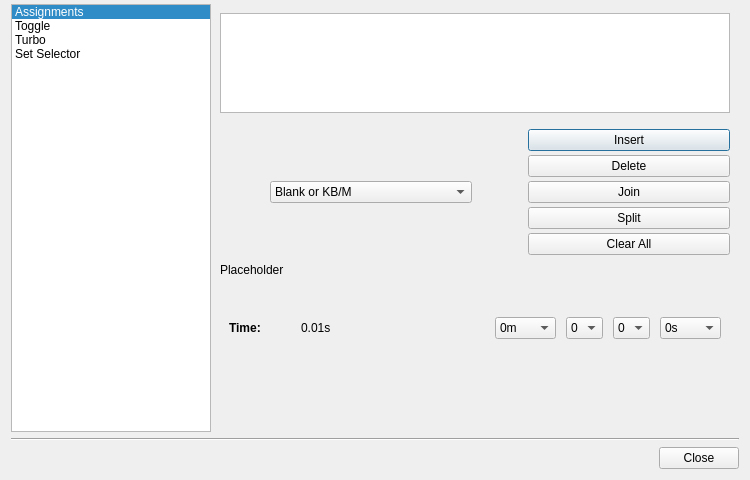
<?xml version="1.0" encoding="UTF-8"?>
<ui version="4.0">
 <class>AdvanceButtonDialog</class>
 <widget class="QDialog" name="AdvanceButtonDialog">
  <property name="windowModality">
   <enum>Qt::NonModal</enum>
  </property>
  <property name="geometry">
   <rect>
    <x>0</x>
    <y>0</y>
    <width>750</width>
    <height>480</height>
   </rect>
  </property>
  <property name="sizePolicy">
   <sizepolicy hsizetype="Preferred" vsizetype="Preferred">
    <horstretch>0</horstretch>
    <verstretch>0</verstretch>
   </sizepolicy>
  </property>
  <property name="minimumSize">
   <size>
    <width>750</width>
    <height>480</height>
   </size>
  </property>
  <property name="windowTitle">
   <string>Advanced</string>
  </property>
  <property name="styleSheet">
   <string notr="true"/>
  </property>
  <property name="modal">
   <bool>false</bool>
  </property>
  <layout class="QVBoxLayout" name="verticalLayout">
   <property name="spacing">
    <number>6</number>
   </property>
   <property name="topMargin">
    <number>4</number>
   </property>
   <item>
    <layout class="QHBoxLayout" name="horizontalLayout" stretch="0,0">
     <property name="spacing">
      <number>0</number>
     </property>
     <item>
      <widget class="QListWidget" name="listWidget">
       <property name="enabled">
        <bool>true</bool>
       </property>
       <property name="sizePolicy">
        <sizepolicy hsizetype="Fixed" vsizetype="Expanding">
         <horstretch>0</horstretch>
         <verstretch>0</verstretch>
        </sizepolicy>
       </property>
       <property name="maximumSize">
        <size>
         <width>200</width>
         <height>16777215</height>
        </size>
       </property>
       <property name="currentRow">
        <number>0</number>
       </property>
       <item>
        <property name="text">
         <string>Assignments</string>
        </property>
       </item>
       <item>
        <property name="text">
         <string>Toggle</string>
        </property>
       </item>
       <item>
        <property name="text">
         <string>Turbo</string>
        </property>
       </item>
       <item>
        <property name="text">
         <string>Set Selector</string>
        </property>
       </item>
      </widget>
     </item>
     <item>
      <widget class="QStackedWidget" name="stackedWidget">
       <property name="sizePolicy">
        <sizepolicy hsizetype="Expanding" vsizetype="Preferred">
         <horstretch>0</horstretch>
         <verstretch>0</verstretch>
        </sizepolicy>
       </property>
       <property name="currentIndex">
        <number>0</number>
       </property>
       <widget class="QWidget" name="page">
        <layout class="QVBoxLayout" name="verticalLayout_9">
         <item>
          <widget class="SlotItemListWidget" name="slotListWidget">
           <property name="sizePolicy">
            <sizepolicy hsizetype="Expanding" vsizetype="Fixed">
             <horstretch>0</horstretch>
             <verstretch>0</verstretch>
            </sizepolicy>
           </property>
           <property name="minimumSize">
            <size>
             <width>0</width>
             <height>100</height>
            </size>
           </property>
           <property name="maximumSize">
            <size>
             <width>16777215</width>
             <height>100</height>
            </size>
           </property>
           <property name="autoFillBackground">
            <bool>false</bool>
           </property>
           <property name="frameShape">
            <enum>QFrame::StyledPanel</enum>
           </property>
           <property name="frameShadow">
            <enum>QFrame::Sunken</enum>
           </property>
           <property name="lineWidth">
            <number>1</number>
           </property>
           <property name="midLineWidth">
            <number>0</number>
           </property>
           <property name="verticalScrollBarPolicy">
            <enum>Qt::ScrollBarAlwaysOff</enum>
           </property>
           <property name="selectionMode">
            <enum>QAbstractItemView::ExtendedSelection</enum>
           </property>
           <property name="flow">
            <enum>QListView::LeftToRight</enum>
           </property>
           <property name="spacing">
            <number>0</number>
           </property>
           <property name="viewMode">
            <enum>QListView::ListMode</enum>
           </property>
           <property name="selectionRectVisible">
            <bool>false</bool>
           </property>
          </widget>
         </item>
         <item>
          <spacer name="verticalSpacer_5">
           <property name="orientation">
            <enum>Qt::Vertical</enum>
           </property>
           <property name="sizeType">
            <enum>QSizePolicy::Fixed</enum>
           </property>
           <property name="sizeHint" stdset="0">
            <size>
             <width>20</width>
             <height>10</height>
            </size>
           </property>
          </spacer>
         </item>
         <item>
          <layout class="QHBoxLayout" name="horizontalLayout_5" stretch="0,0,0,0">
           <property name="bottomMargin">
            <number>0</number>
           </property>
           <item>
            <spacer name="horizontalSpacer">
             <property name="orientation">
              <enum>Qt::Horizontal</enum>
             </property>
             <property name="sizeType">
              <enum>QSizePolicy::Fixed</enum>
             </property>
             <property name="sizeHint" stdset="0">
              <size>
               <width>50</width>
               <height>20</height>
              </size>
             </property>
            </spacer>
           </item>
           <item>
            <widget class="QComboBox" name="slotTypeComboBox">
             <item>
              <property name="text">
               <string>Blank or KB/M</string>
              </property>
             </item>
             <item>
              <property name="text">
               <string>Cycle</string>
              </property>
             </item>
             <item>
              <property name="text">
               <string>Delay</string>
              </property>
             </item>
             <item>
              <property name="text">
               <string>Distance</string>
              </property>
             </item>
             <item>
              <property name="text">
               <string>Execute</string>
              </property>
             </item>
             <item>
              <property name="text">
               <string>Hold</string>
              </property>
             </item>
             <item>
              <property name="text">
               <string>Load</string>
              </property>
             </item>
             <item>
              <property name="text">
               <string>Mouse Mod</string>
              </property>
             </item>
             <item>
              <property name="text">
               <string>Pause</string>
              </property>
             </item>
             <item>
              <property name="text">
               <string>Press Time</string>
              </property>
             </item>
             <item>
              <property name="text">
               <string>Release</string>
              </property>
             </item>
             <item>
              <property name="text">
               <string>Set Change</string>
              </property>
             </item>
             <item>
              <property name="text">
               <string>Text Entry</string>
              </property>
             </item>
            </widget>
           </item>
           <item>
            <spacer name="horizontalSpacer_2">
             <property name="orientation">
              <enum>Qt::Horizontal</enum>
             </property>
             <property name="sizeType">
              <enum>QSizePolicy::Fixed</enum>
             </property>
             <property name="sizeHint" stdset="0">
              <size>
               <width>50</width>
               <height>20</height>
              </size>
             </property>
            </spacer>
           </item>
           <item>
            <layout class="QVBoxLayout" name="verticalLayout_2">
             <property name="spacing">
              <number>4</number>
             </property>
             <item>
              <widget class="QPushButton" name="insertSlotButton">
               <property name="minimumSize">
                <size>
                 <width>0</width>
                 <height>20</height>
                </size>
               </property>
               <property name="toolTip">
                <string>Insert a new blank slot.</string>
               </property>
               <property name="text">
                <string>Insert</string>
               </property>
               <property name="icon">
                <iconset>
                 <normaloff>.</normaloff>.</iconset>
               </property>
              </widget>
             </item>
             <item>
              <widget class="QPushButton" name="deleteSlotButton">
               <property name="minimumSize">
                <size>
                 <width>0</width>
                 <height>20</height>
                </size>
               </property>
               <property name="toolTip">
                <string>Delete a slot.</string>
               </property>
               <property name="text">
                <string>Delete</string>
               </property>
               <property name="icon">
                <iconset>
                 <normaloff>.</normaloff>.</iconset>
               </property>
              </widget>
             </item>
             <item>
              <widget class="QPushButton" name="joinSlotButton">
               <property name="minimumSize">
                <size>
                 <width>0</width>
                 <height>20</height>
                </size>
               </property>
               <property name="text">
                <string>Join</string>
               </property>
               <property name="icon">
                <iconset resource="../resources.qrc">
                 <normaloff>:/images/actions/join_slots.png</normaloff>:/images/actions/join_slots.png</iconset>
               </property>
              </widget>
             </item>
             <item>
              <widget class="QPushButton" name="splitSlotButton">
               <property name="minimumSize">
                <size>
                 <width>0</width>
                 <height>20</height>
                </size>
               </property>
               <property name="text">
                <string>Split</string>
               </property>
               <property name="icon">
                <iconset resource="../resources.qrc">
                 <normaloff>:/images/actions/split_slot.png</normaloff>:/images/actions/split_slot.png</iconset>
               </property>
              </widget>
             </item>
             <item>
              <widget class="QPushButton" name="clearAllPushButton">
               <property name="minimumSize">
                <size>
                 <width>0</width>
                 <height>20</height>
                </size>
               </property>
               <property name="toolTip">
                <string>Clear all currently assigned slots.</string>
               </property>
               <property name="text">
                <string>Clear All</string>
               </property>
               <property name="icon">
                <iconset>
                 <normaloff>.</normaloff>.</iconset>
               </property>
              </widget>
             </item>
            </layout>
           </item>
          </layout>
         </item>
         <item>
          <spacer name="verticalSpacer_2">
           <property name="orientation">
            <enum>Qt::Vertical</enum>
           </property>
           <property name="sizeType">
            <enum>QSizePolicy::Fixed</enum>
           </property>
           <property name="sizeHint" stdset="0">
            <size>
             <width>20</width>
             <height>2</height>
            </size>
           </property>
          </spacer>
         </item>
         <item>
          <widget class="QLabel" name="slotTypeHelpLabel">
           <property name="text">
            <string>Placeholder</string>
           </property>
           <property name="wordWrap">
            <bool>true</bool>
           </property>
          </widget>
         </item>
         <item>
          <widget class="QStackedWidget" name="slotControlsStackedWidget">
           <property name="currentIndex">
            <number>0</number>
           </property>
           <widget class="QWidget" name="timePage">
            <layout class="QVBoxLayout" name="verticalLayout_12">
             <item>
              <spacer name="verticalSpacer_7">
               <property name="orientation">
                <enum>Qt::Vertical</enum>
               </property>
               <property name="sizeType">
                <enum>QSizePolicy::Fixed</enum>
               </property>
               <property name="sizeHint" stdset="0">
                <size>
                 <width>20</width>
                 <height>20</height>
                </size>
               </property>
              </spacer>
             </item>
             <item>
              <layout class="QHBoxLayout" name="horizontalLayout_2">
               <property name="spacing">
                <number>40</number>
               </property>
               <item>
                <layout class="QHBoxLayout" name="horizontalLayout_9">
                 <item>
                  <widget class="QLabel" name="label_5">
                   <property name="sizePolicy">
                    <sizepolicy hsizetype="Fixed" vsizetype="Preferred">
                     <horstretch>0</horstretch>
                     <verstretch>0</verstretch>
                    </sizepolicy>
                   </property>
                   <property name="font">
                    <font>
                     <weight>75</weight>
                     <bold>false</bold>
                    </font>
                   </property>
                   <property name="toolTip">
                    <string>Specify the duration of an inserted Pause or Hold slot.</string>
                   </property>
                   <property name="text">
                    <string>Time:</string>
                   </property>
                  </widget>
                 </item>
                 <item>
                  <widget class="QLabel" name="actionTimeLabel">
                   <property name="font">
                    <font>
                     <weight>50</weight>
                     <bold>false</bold>
                    </font>
                   </property>
                   <property name="text">
                    <string>0.01s</string>
                   </property>
                  </widget>
                 </item>
                </layout>
               </item>
               <item>
                <layout class="QHBoxLayout" name="horizontalLayout_10">
                 <property name="spacing">
                  <number>10</number>
                 </property>
                 <item>
                  <widget class="QComboBox" name="actionMinutesComboBox">
                   <item>
                    <property name="text">
                     <string>0m</string>
                    </property>
                   </item>
                  </widget>
                 </item>
                 <item>
                  <widget class="QComboBox" name="actionSecondsComboBox">
                   <property name="sizePolicy">
                    <sizepolicy hsizetype="Fixed" vsizetype="Fixed">
                     <horstretch>0</horstretch>
                     <verstretch>0</verstretch>
                    </sizepolicy>
                   </property>
                   <property name="minimumSize">
                    <size>
                     <width>0</width>
                     <height>0</height>
                    </size>
                   </property>
                   <property name="maxVisibleItems">
                    <number>11</number>
                   </property>
                   <item>
                    <property name="text">
                     <string>0</string>
                    </property>
                   </item>
                  </widget>
                 </item>
                 <item>
                  <widget class="QComboBox" name="actionTenthsComboBox">
                   <property name="sizePolicy">
                    <sizepolicy hsizetype="Fixed" vsizetype="Fixed">
                     <horstretch>0</horstretch>
                     <verstretch>0</verstretch>
                    </sizepolicy>
                   </property>
                   <property name="minimumSize">
                    <size>
                     <width>0</width>
                     <height>0</height>
                    </size>
                   </property>
                   <property name="currentIndex">
                    <number>0</number>
                   </property>
                   <item>
                    <property name="text">
                     <string>0</string>
                    </property>
                   </item>
                  </widget>
                 </item>
                 <item>
                  <widget class="QComboBox" name="actionHundredthsComboBox">
                   <item>
                    <property name="text">
                     <string>0s</string>
                    </property>
                   </item>
                  </widget>
                 </item>
                </layout>
               </item>
              </layout>
             </item>
            </layout>
           </widget>
           <widget class="QWidget" name="mouseModPage">
            <layout class="QVBoxLayout" name="verticalLayout_11">
             <item>
              <layout class="QHBoxLayout" name="horizontalLayout_6">
               <item>
                <widget class="QLabel" name="label_8">
                 <property name="font">
                  <font>
                   <weight>75</weight>
                   <bold>false</bold>
                  </font>
                 </property>
                 <property name="toolTip">
                  <string/>
                 </property>
                 <property name="text">
                  <string>&amp;Mouse Speed Mod:</string>
                 </property>
                 <property name="buddy">
                  <cstring>mouseSpeedModSpinBox</cstring>
                 </property>
                </widget>
               </item>
               <item>
                <widget class="QSpinBox" name="mouseSpeedModSpinBox">
                 <property name="minimumSize">
                  <size>
                   <width>81</width>
                   <height>0</height>
                  </size>
                 </property>
                 <property name="toolTip">
                  <string>Set the percentage that mouse speeds will be modified by.</string>
                 </property>
                 <property name="suffix">
                  <string>%</string>
                 </property>
                 <property name="minimum">
                  <number>1</number>
                 </property>
                 <property name="maximum">
                  <number>400</number>
                 </property>
                 <property name="singleStep">
                  <number>1</number>
                 </property>
                 <property name="value">
                  <number>100</number>
                 </property>
                </widget>
               </item>
              </layout>
             </item>
            </layout>
           </widget>
           <widget class="QWidget" name="distancePage">
            <layout class="QVBoxLayout" name="verticalLayout_13">
             <item>
              <layout class="QHBoxLayout" name="horizontalLayout_11">
               <property name="spacing">
                <number>20</number>
               </property>
               <item>
                <widget class="QLabel" name="label_6">
                 <property name="font">
                  <font>
                   <weight>75</weight>
                   <bold>false</bold>
                  </font>
                 </property>
                 <property name="toolTip">
                  <string>Specify the range past an axis dead zone in which a sequence of actions will execute.</string>
                 </property>
                 <property name="text">
                  <string>Distance: </string>
                 </property>
                 <property name="buddy">
                  <cstring>distanceSpinBox</cstring>
                 </property>
                </widget>
               </item>
               <item>
                <widget class="QSpinBox" name="distanceSpinBox">
                 <property name="minimumSize">
                  <size>
                   <width>81</width>
                   <height>0</height>
                  </size>
                 </property>
                 <property name="toolTip">
                  <string>Specify the range past an axis dead zone in which a sequence of actions will execute.</string>
                 </property>
                 <property name="suffix">
                  <string>%</string>
                 </property>
                 <property name="minimum">
                  <number>1</number>
                 </property>
                 <property name="maximum">
                  <number>100</number>
                 </property>
                 <property name="singleStep">
                  <number>1</number>
                 </property>
                </widget>
               </item>
              </layout>
             </item>
            </layout>
           </widget>
           <widget class="QWidget" name="resetCyclePage">
            <layout class="QVBoxLayout" name="verticalLayout_14">
             <item>
              <layout class="QHBoxLayout" name="horizontalLayout_7">
               <property name="spacing">
                <number>10</number>
               </property>
               <item>
                <widget class="QCheckBox" name="autoResetCycleCheckBox">
                 <property name="enabled">
                  <bool>true</bool>
                 </property>
                 <property name="font">
                  <font>
                   <weight>75</weight>
                   <bold>false</bold>
                  </font>
                 </property>
                 <property name="text">
                  <string>Auto Reset Cycle After</string>
                 </property>
                </widget>
               </item>
               <item>
                <widget class="QDoubleSpinBox" name="resetCycleDoubleSpinBox">
                 <property name="enabled">
                  <bool>false</bool>
                 </property>
                 <property name="maximum">
                  <double>60.000000000000000</double>
                 </property>
                 <property name="singleStep">
                  <double>0.500000000000000</double>
                 </property>
                 <property name="value">
                  <double>1.000000000000000</double>
                 </property>
                </widget>
               </item>
               <item>
                <widget class="QLabel" name="resetCycleSecondsLabel">
                 <property name="enabled">
                  <bool>true</bool>
                 </property>
                 <property name="font">
                  <font>
                   <weight>75</weight>
                   <bold>false</bold>
                  </font>
                 </property>
                 <property name="text">
                  <string>seconds</string>
                 </property>
                </widget>
               </item>
              </layout>
             </item>
            </layout>
           </widget>
           <widget class="QWidget" name="loadPage">
            <layout class="QVBoxLayout" name="verticalLayout_16">
             <item>
              <widget class="QPushButton" name="loadProfilePushButton">
               <property name="text">
                <string>Choose Profile</string>
               </property>
              </widget>
             </item>
            </layout>
           </widget>
           <widget class="QWidget" name="slotSetChangePage">
            <layout class="QVBoxLayout" name="verticalLayout_15">
             <item>
              <widget class="QComboBox" name="slotSetChangeComboBox"/>
             </item>
            </layout>
           </widget>
           <widget class="QWidget" name="textEntryPage">
            <layout class="QVBoxLayout" name="verticalLayout_17">
             <item>
              <widget class="QLineEdit" name="textEntryLineEdit"/>
             </item>
            </layout>
           </widget>
           <widget class="QWidget" name="execPage">
            <layout class="QVBoxLayout" name="verticalLayout_19">
             <item>
              <layout class="QVBoxLayout" name="verticalLayout_18">
               <item>
                <layout class="QHBoxLayout" name="horizontalLayout_13">
                 <item>
                  <widget class="QLabel" name="label_4">
                   <property name="text">
                    <string>Executable:</string>
                   </property>
                  </widget>
                 </item>
                 <item>
                  <widget class="QLineEdit" name="execLineEdit"/>
                 </item>
                 <item>
                  <widget class="QToolButton" name="execToolButton">
                   <property name="text">
                    <string>...</string>
                   </property>
                  </widget>
                 </item>
                </layout>
               </item>
               <item>
                <layout class="QHBoxLayout" name="horizontalLayout_12">
                 <item>
                  <widget class="QLabel" name="label_2">
                   <property name="text">
                    <string>Arguments:</string>
                   </property>
                  </widget>
                 </item>
                 <item>
                  <widget class="QLineEdit" name="execArgumentsLineEdit"/>
                 </item>
                </layout>
               </item>
              </layout>
             </item>
            </layout>
           </widget>
          </widget>
         </item>
         <item>
          <spacer name="verticalSpacer_6">
           <property name="orientation">
            <enum>Qt::Vertical</enum>
           </property>
           <property name="sizeType">
            <enum>QSizePolicy::Expanding</enum>
           </property>
           <property name="sizeHint" stdset="0">
            <size>
             <width>20</width>
             <height>10</height>
            </size>
           </property>
          </spacer>
         </item>
        </layout>
       </widget>
       <widget class="QWidget" name="page_2">
        <layout class="QVBoxLayout" name="verticalLayout_7">
         <item>
          <layout class="QVBoxLayout" name="verticalLayout_6">
           <property name="spacing">
            <number>20</number>
           </property>
           <item>
            <widget class="QLabel" name="toggleLabel">
             <property name="text">
              <string>Enabled</string>
             </property>
            </widget>
           </item>
           <item>
            <widget class="QCheckBox" name="toggleCheckbox">
             <property name="text">
              <string/>
             </property>
            </widget>
           </item>
          </layout>
         </item>
         <item>
          <spacer name="verticalSpacer_3">
           <property name="orientation">
            <enum>Qt::Vertical</enum>
           </property>
           <property name="sizeHint" stdset="0">
            <size>
             <width>20</width>
             <height>302</height>
            </size>
           </property>
          </spacer>
         </item>
        </layout>
       </widget>
       <widget class="QWidget" name="page_3">
        <layout class="QVBoxLayout" name="verticalLayout_10">
         <item>
          <layout class="QHBoxLayout" name="horizontalLayout_8">
           <item>
            <layout class="QVBoxLayout" name="verticalLayout_4">
             <item>
              <widget class="QLabel" name="label">
               <property name="sizePolicy">
                <sizepolicy hsizetype="Preferred" vsizetype="Fixed">
                 <horstretch>0</horstretch>
                 <verstretch>0</verstretch>
                </sizepolicy>
               </property>
               <property name="text">
                <string>Enabled</string>
               </property>
              </widget>
             </item>
             <item>
              <widget class="QCheckBox" name="turboCheckbox">
               <property name="text">
                <string/>
               </property>
              </widget>
             </item>
            </layout>
           </item>
           <item>
            <layout class="QVBoxLayout" name="verticalLayout_3">
             <item>
              <widget class="QLabel" name="turboModeLabel">
               <property name="sizePolicy">
                <sizepolicy hsizetype="Preferred" vsizetype="Fixed">
                 <horstretch>0</horstretch>
                 <verstretch>0</verstretch>
                </sizepolicy>
               </property>
               <property name="text">
                <string>Mode:</string>
               </property>
              </widget>
             </item>
             <item>
              <widget class="QComboBox" name="turboModeComboBox">
               <property name="enabled">
                <bool>false</bool>
               </property>
               <property name="toolTip">
                <string>&lt;html&gt;&lt;head/&gt;&lt;body&gt;&lt;p&gt;Normal: Repeatedly press and release a button by the chosen rate.&lt;/p&gt;&lt;p&gt;Gradient: Modify the button press and button release delay based on how far an axis has been moved. The rate will remain the same.&lt;/p&gt;&lt;p&gt;Pulse: Modify how many times a button is pressed and released per second. The button delay will remain the same.&lt;/p&gt;&lt;/body&gt;&lt;/html&gt;</string>
               </property>
               <item>
                <property name="text">
                 <string>Normal</string>
                </property>
               </item>
               <item>
                <property name="text">
                 <string>Gradient</string>
                </property>
               </item>
               <item>
                <property name="text">
                 <string>Pulse</string>
                </property>
               </item>
              </widget>
             </item>
            </layout>
           </item>
          </layout>
         </item>
         <item>
          <spacer name="verticalSpacer">
           <property name="orientation">
            <enum>Qt::Vertical</enum>
           </property>
           <property name="sizeType">
            <enum>QSizePolicy::Fixed</enum>
           </property>
           <property name="sizeHint" stdset="0">
            <size>
             <width>20</width>
             <height>20</height>
            </size>
           </property>
          </spacer>
         </item>
         <item>
          <layout class="QHBoxLayout" name="horizontalLayout_3">
           <property name="spacing">
            <number>6</number>
           </property>
           <property name="topMargin">
            <number>0</number>
           </property>
           <item>
            <widget class="QLabel" name="delayHelpLabel">
             <property name="sizePolicy">
              <sizepolicy hsizetype="Preferred" vsizetype="Preferred">
               <horstretch>0</horstretch>
               <verstretch>0</verstretch>
              </sizepolicy>
             </property>
             <property name="minimumSize">
              <size>
               <width>0</width>
               <height>0</height>
              </size>
             </property>
             <property name="maximumSize">
              <size>
               <width>16777215</width>
               <height>20</height>
              </size>
             </property>
             <property name="text">
              <string>Delay:</string>
             </property>
            </widget>
           </item>
           <item>
            <widget class="QLabel" name="delayValueLabel">
             <property name="sizePolicy">
              <sizepolicy hsizetype="Preferred" vsizetype="Preferred">
               <horstretch>0</horstretch>
               <verstretch>0</verstretch>
              </sizepolicy>
             </property>
             <property name="minimumSize">
              <size>
               <width>0</width>
               <height>0</height>
              </size>
             </property>
             <property name="maximumSize">
              <size>
               <width>16777215</width>
               <height>20</height>
              </size>
             </property>
             <property name="text">
              <string>0.10s</string>
             </property>
            </widget>
           </item>
          </layout>
         </item>
         <item>
          <widget class="QSlider" name="turboSlider">
           <property name="enabled">
            <bool>false</bool>
           </property>
           <property name="sizePolicy">
            <sizepolicy hsizetype="Expanding" vsizetype="Fixed">
             <horstretch>0</horstretch>
             <verstretch>0</verstretch>
            </sizepolicy>
           </property>
           <property name="minimum">
            <number>0</number>
           </property>
           <property name="maximum">
            <number>400</number>
           </property>
           <property name="pageStep">
            <number>10</number>
           </property>
           <property name="value">
            <number>10</number>
           </property>
           <property name="tracking">
            <bool>true</bool>
           </property>
           <property name="orientation">
            <enum>Qt::Horizontal</enum>
           </property>
           <property name="invertedAppearance">
            <bool>false</bool>
           </property>
           <property name="invertedControls">
            <bool>false</bool>
           </property>
           <property name="tickPosition">
            <enum>QSlider::TicksBelow</enum>
           </property>
           <property name="tickInterval">
            <number>10</number>
           </property>
          </widget>
         </item>
         <item>
          <spacer name="verticalSpacer_4">
           <property name="orientation">
            <enum>Qt::Vertical</enum>
           </property>
           <property name="sizeType">
            <enum>QSizePolicy::Fixed</enum>
           </property>
           <property name="sizeHint" stdset="0">
            <size>
             <width>20</width>
             <height>20</height>
            </size>
           </property>
          </spacer>
         </item>
         <item>
          <layout class="QHBoxLayout" name="horizontalLayout_4">
           <item alignment="Qt::AlignTop">
            <widget class="QLabel" name="rateHelpLabel">
             <property name="text">
              <string>Rate:</string>
             </property>
            </widget>
           </item>
           <item alignment="Qt::AlignTop">
            <widget class="QLabel" name="rateValueLabel">
             <property name="text">
              <string>10.0/s</string>
             </property>
            </widget>
           </item>
          </layout>
         </item>
        </layout>
       </widget>
       <widget class="QWidget" name="page_4">
        <layout class="QVBoxLayout" name="verticalLayout_8">
         <item>
          <layout class="QVBoxLayout" name="verticalLayout_5">
           <property name="spacing">
            <number>30</number>
           </property>
           <item>
            <widget class="QLabel" name="label_3">
             <property name="text">
              <string>Enabled</string>
             </property>
            </widget>
           </item>
           <item>
            <widget class="QComboBox" name="setSelectionComboBox">
             <property name="currentIndex">
              <number>0</number>
             </property>
             <property name="maxVisibleItems">
              <number>30</number>
             </property>
             <item>
              <property name="text">
               <string>Disabled</string>
              </property>
             </item>
             <item>
              <property name="text">
               <string>Select Set 1 One Way</string>
              </property>
             </item>
             <item>
              <property name="text">
               <string>Select Set 1 Two Way</string>
              </property>
             </item>
             <item>
              <property name="text">
               <string>Select Set 1 While Held</string>
              </property>
             </item>
             <item>
              <property name="text">
               <string>Select Set 2 One Way</string>
              </property>
             </item>
             <item>
              <property name="text">
               <string>Select Set 2 Two Way</string>
              </property>
             </item>
             <item>
              <property name="text">
               <string>Select Set 2 While Held</string>
              </property>
             </item>
             <item>
              <property name="text">
               <string>Select Set 3 One Way</string>
              </property>
             </item>
             <item>
              <property name="text">
               <string>Select Set 3 Two Way</string>
              </property>
             </item>
             <item>
              <property name="text">
               <string>Select Set 3 While Held</string>
              </property>
             </item>
             <item>
              <property name="text">
               <string>Select Set 4 One Way</string>
              </property>
             </item>
             <item>
              <property name="text">
               <string>Select Set 4 Two Way</string>
              </property>
             </item>
             <item>
              <property name="text">
               <string>Select Set 4 While Held</string>
              </property>
             </item>
             <item>
              <property name="text">
               <string>Select Set 5 One Way</string>
              </property>
             </item>
             <item>
              <property name="text">
               <string>Select Set 5 Two Way</string>
              </property>
             </item>
             <item>
              <property name="text">
               <string>Select Set 5 While Held</string>
              </property>
             </item>
             <item>
              <property name="text">
               <string>Select Set 6 One Way</string>
              </property>
             </item>
             <item>
              <property name="text">
               <string>Select Set 6 Two Way</string>
              </property>
             </item>
             <item>
              <property name="text">
               <string>Select Set 6 While Held</string>
              </property>
             </item>
             <item>
              <property name="text">
               <string>Select Set 7 One Way</string>
              </property>
             </item>
             <item>
              <property name="text">
               <string>Select Set 7 Two Way</string>
              </property>
             </item>
             <item>
              <property name="text">
               <string>Select Set 7 While Held</string>
              </property>
             </item>
             <item>
              <property name="text">
               <string>Select Set 8 One Way</string>
              </property>
             </item>
             <item>
              <property name="text">
               <string>Select Set 8 Two Way</string>
              </property>
             </item>
             <item>
              <property name="text">
               <string>Select Set 8 While Held</string>
              </property>
             </item>
            </widget>
           </item>
          </layout>
         </item>
         <item>
          <spacer name="verticalSpacer_8">
           <property name="orientation">
            <enum>Qt::Vertical</enum>
           </property>
           <property name="sizeHint" stdset="0">
            <size>
             <width>20</width>
             <height>289</height>
            </size>
           </property>
          </spacer>
         </item>
        </layout>
       </widget>
      </widget>
     </item>
    </layout>
   </item>
   <item>
    <widget class="Line" name="line">
     <property name="orientation">
      <enum>Qt::Horizontal</enum>
     </property>
    </widget>
   </item>
   <item>
    <widget class="QDialogButtonBox" name="buttonBox">
     <property name="orientation">
      <enum>Qt::Horizontal</enum>
     </property>
     <property name="standardButtons">
      <set>QDialogButtonBox::Close</set>
     </property>
    </widget>
   </item>
  </layout>
 </widget>
 <customwidgets>
  <customwidget>
   <class>SlotItemListWidget</class>
   <extends>QListWidget</extends>
   <header>slotitemlistwidget.h</header>
  </customwidget>
 </customwidgets>
 <resources>
  <include location="../resources.qrc"/>
 </resources>
 <connections>
  <connection>
   <sender>buttonBox</sender>
   <signal>accepted()</signal>
   <receiver>AdvanceButtonDialog</receiver>
   <slot>accept()</slot>
   <hints>
    <hint type="sourcelabel">
     <x>222</x>
     <y>406</y>
    </hint>
    <hint type="destinationlabel">
     <x>157</x>
     <y>274</y>
    </hint>
   </hints>
  </connection>
  <connection>
   <sender>buttonBox</sender>
   <signal>rejected()</signal>
   <receiver>AdvanceButtonDialog</receiver>
   <slot>reject()</slot>
   <hints>
    <hint type="sourcelabel">
     <x>290</x>
     <y>412</y>
    </hint>
    <hint type="destinationlabel">
     <x>286</x>
     <y>274</y>
    </hint>
   </hints>
  </connection>
  <connection>
   <sender>listWidget</sender>
   <signal>currentRowChanged(int)</signal>
   <receiver>stackedWidget</receiver>
   <slot>setCurrentIndex(int)</slot>
   <hints>
    <hint type="sourcelabel">
     <x>119</x>
     <y>90</y>
    </hint>
    <hint type="destinationlabel">
     <x>573</x>
     <y>14</y>
    </hint>
   </hints>
  </connection>
 </connections>
</ui>
